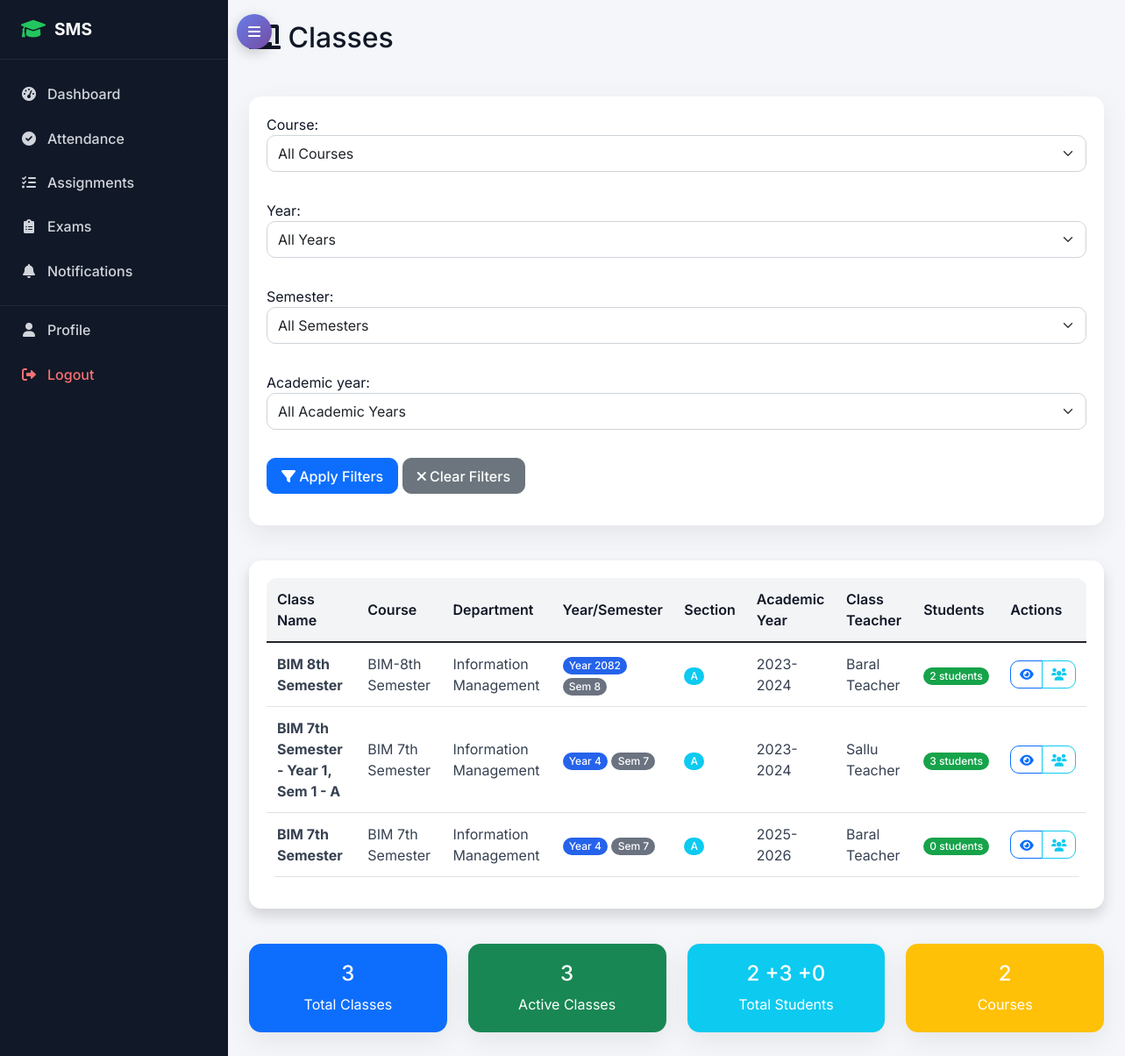
The page /academic/classes/ (signed in) on the database its author committed.
### academic/models.py (models this page shows, shortened)
class Class(models.Model):
    name = models.CharField(max_length=50)
    course = models.ForeignKey(Course, on_delete=models.CASCADE)
    year = models.PositiveIntegerField()  # 1st year, 2nd year, etc.
    semester = models.PositiveIntegerField()
    section = models.CharField(max_length=10)
    academic_year = models.ForeignKey(AcademicYear, on_delete=models.CASCADE)
    class_teacher = models.ForeignKey(TeacherProfile, on_delete=models.SET_NULL, null=True, blank=True, related_name='class_teacher_for')
    class Meta:
        unique_together = ['course', 'year', 'semester', 'section', 'academic_year']

class Course(models.Model):
    name = models.CharField(max_length=100)
    code = models.CharField(max_length=20, unique=True)
    department = models.ForeignKey(Department, on_delete=models.CASCADE)
    duration_years = models.PositiveIntegerField(default=4)
    description = models.TextField(blank=True)
    def __str__(self):
        return f"{self.name} ({self.code})"

class Department(models.Model):
    name = models.CharField(max_length=100, unique=True)
    code = models.CharField(max_length=10, unique=True)
    description = models.TextField(blank=True)
    head_of_department = models.ForeignKey(TeacherProfile, on_delete=models.SET_NULL, null=True, blank=True)
    created_at = models.DateTimeField(auto_now_add=True)

class AcademicYear(models.Model):
    year = models.CharField(max_length=20, unique=True)  # e.g., "2023-2024"
    start_date = models.DateField()
    end_date = models.DateField()
    is_current = models.BooleanField(default=False)
    def __str__(self):
        return self.year

### accounts/models.py (models this page shows, shortened)
class TeacherProfile(models.Model):
    user = models.OneToOneField(User, on_delete=models.CASCADE, related_name='teacher_profile')
    employee_id = models.CharField(max_length=20, unique=True)
    qualification = models.CharField(max_length=200)
    experience_years = models.PositiveIntegerField(default=0)
    specialization = models.CharField(max_length=100)
    joining_date = models.DateField()

class User(AbstractUser):
    USER_TYPE_CHOICES = (
        ('admin', 'Admin'),
        ('student', 'Student'),
        ('teacher', 'Teacher'),
        ('parent', 'Parent'),
    )
    user_type = models.CharField(max_length=10, choices=USER_TYPE_CHOICES)
    phone_regex = RegexValidator(regex=r'^\+?1?\d{9,15}$', message="Phone number must be entered in the format: '+999999999'. Up to 15 digits allowed.")
    phone_number = models.CharField(validators=[phone_regex], max_length=17, blank=True)
    address = models.TextField(blank=True)
    date_of_birth = models.DateField(null=True, blank=True)
    profile_picture = models.ImageField(upload_to='profile_pics/', blank=True, null=True)
    is_active = models.BooleanField(default=True)
    created_at = models.DateTimeField(auto_now_add=True)
    updated_at = models.DateTimeField(auto_now=True)

### academic/views.py (the view, shortened to what this page needs)
# urls.py: path('classes/', views.class_list, name='class_list'),
@login_required
def class_list(request):
    classes = Class.objects.select_related(
        'course', 'course__department', 'academic_year', 'class_teacher__user'
    ).annotate(
        student_count=Count('studentenrollment', filter=Q(studentenrollment__is_active=True))
    )
    filter_form = ClassFilterForm(request.GET)
    if filter_form.is_valid():
        if filter_form.cleaned_data['course']:
            classes = classes.filter(course=filter_form.cleaned_data['course'])
        if filter_form.cleaned_data['year']:
            classes = classes.filter(year=filter_form.cleaned_data['year'])
        if filter_form.cleaned_data['semester']:
            classes = classes.filter(semester=filter_form.cleaned_data['semester'])
        if filter_form.cleaned_data['academic_year']:
            classes = classes.filter(academic_year=filter_form.cleaned_data['academic_year'])
    if request.user.user_type == 'teacher':
        teacher_assignments = TeacherSubjectAssignment.objects.filter(
            teacher=request.user.teacher_profile
        )
        classes = classes.filter(
            id__in=teacher_assignments.values_list('class_assigned_id', flat=True)
        )
    context = {
        'classes': classes,
        'filter_form': filter_form,
        'can_manage': request.user.user_type == 'admin'
    }
    return render(request, 'academic/class_list.html', context)

### academic/forms.py
class ClassFilterForm(forms.Form):
    course = forms.ModelChoiceField(
        queryset=Course.objects.all(),
        required=False,
        empty_label="All Courses",
        widget=forms.Select(attrs={'class': 'form-select'})
    )
    year = forms.ChoiceField(
        choices=[('', 'All Years')] + [(i, f'Year {i}') for i in range(1, 7)],
        required=False,
        widget=forms.Select(attrs={'class': 'form-select'})
    )
    semester = forms.ChoiceField(
        choices=[('', 'All Semesters')] + [(i, f'Semester {i}') for i in range(1, 9)],
        required=False,
        widget=forms.Select(attrs={'class': 'form-select'})
    )
    academic_year = forms.ModelChoiceField(
        queryset=AcademicYear.objects.all(),
        required=False,
        empty_label="All Academic Years",
        widget=forms.Select(attrs={'class': 'form-select'})
    )

### attendance/models.py (called while the page is built, shortened)
    def calculate_scheduled_hours(self):
        weekday = self.date.weekday()
        schedules = TeacherSchedule.objects.filter(
            teacher=self.teacher,
            day_of_week=weekday,
            is_active=True
        )
        total_minutes = sum(schedule.duration_minutes for schedule in schedules)
        self.scheduled_hours = round(total_minutes / 60, 2)
        self.classes_scheduled = schedules.count()
        return self.scheduled_hours

    def calculate_hours(self):
        if self.first_activity_time and self.last_activity_time:
            delta = self.last_activity_time - self.first_activity_time
            self.total_hours = round(delta.total_seconds() / 3600, 2)
        elif self.check_in_time and self.check_out_time:
            check_in = datetime.combine(self.date, self.check_in_time)
            check_out = datetime.combine(self.date, self.check_out_time)
            delta = check_out - check_in
            self.total_hours = round(delta.total_seconds() / 3600, 2)
        return self.total_hours

    def calculate_attendance_percentage(self):
        if self.classes_scheduled > 0:
            self.attendance_percentage = (self.classes_attended / self.classes_scheduled) * 100
        else:
            self.attendance_percentage = 0
        return self.attendance_percentage

    def has_performed_duties(self):
        attendance_sessions = AttendanceSession.objects.filter(
            teacher_assignment__teacher=self.teacher,
            date=self.date,
            is_completed=True
        )
        if attendance_sessions.exists():
            return True

### templates/academic/class_list.html (shortened to what this page needs)
{% extends 'base.html' %}
{% block content %}
<div class="row">
    <div class="col-12">
        <div class="d-flex justify-content-between align-items-center mb-4">
            <h2><i class="fas fa-chalkboard"></i> Classes</h2>
        </div>
    </div>
</div>
<div class="row mb-4">
    <div class="col-12">
        <div class="card">
            <div class="card-body">
                <form method="get" class="row g-3">
                    {{ filter_form.as_p }}
                    <div class="col-md-12">
                        <button type="submit" class="btn btn-primary">
                            <i class="fas fa-filter"></i> Apply Filters
                        </button>
                        <a href="{% url 'academic:class_list' %}" class="btn btn-secondary">
                            <i class="fas fa-times"></i> Clear Filters
                        </a>
                    </div>
                </form>
            </div>
        </div>
    </div>
</div>
<div class="row">
    <div class="col-12">
        <div class="card shadow">
            <div class="card-body">
                {% if classes %}
                <div class="table-responsive">
                    <table class="table table-hover">
                        <thead>
                            <tr>
                                <th>Class Name</th>
                                <th>Course</th>
                                <th>Department</th>
                                <th>Year/Semester</th>
                                <th>Section</th>
                                <th>Academic Year</th>
                                <th>Class Teacher</th>
                                <th>Students</th>
                                <th>Actions</th>
                            </tr>
                        </thead>
                        <tbody>
                            {% for class in classes %}
                            <tr>
                                <td>
                                    <strong>{{ class.name }}</strong>
                                </td>
                                <td>{{ class.course.name }}</td>
                                <td>{{ class.course.department.name }}</td>
                                <td>
                                    <span class="badge bg-primary">Year {{ class.year }}</span>
                                    <span class="badge bg-secondary">Sem {{ class.semester }}</span>
                                </td>
                                <td>
                                    <span class="badge bg-info">{{ class.section }}</span>
                                </td>
                                <td>{{ class.academic_year.year }}</td>
                                <td>
                                    {% if class.class_teacher %}
                                        {{ class.class_teacher.user.get_full_name }}
                                    {% else %}
                                        <span class="text-muted">Not assigned</span>
                                    {% endif %}
                                </td>
                                <td>
                                    <span class="badge bg-success">{{ class.student_count }} students</span>
                                </td>
                                <td>
                                    <div class="btn-group" role="group">
                                        <a href="{% url 'academic:class_detail' class.id %}"
                                           class="btn btn-sm btn-outline-primary" title="View Details">
                                            <i class="fas fa-eye"></i>
                                        </a>
                                        {% if user.user_type == 'teacher' or can_manage %}
                                        <a href="{% url 'academic:teacher_class_students' class.id %}"
                                           class="btn btn-sm btn-outline-info" title="View Students">
                                            <i class="fas fa-users"></i>
                                        </a>
                                        {% endif %}
                                    </div>
                                </td>
                            </tr>
                            {% endfor %}
                        </tbody>
                    </table>
                </div>
                {% endif %}
            </div>
        </div>
    </div>
</div>
{% if classes %}
<div class="row mt-4">
    <div class="col-md-3">
        <div class="card bg-primary text-white">
            <div class="card-body text-center">
                <h4>{{ classes|length }}</h4>
                <p class="mb-0">Total Classes</p>
            </div>
        </div>
    </div>
    <div class="col-md-3">
        <div class="card bg-success text-white">
            <div class="card-body text-center">
                <h4>{{ classes|length }}</h4>
                <p class="mb-0">Active Classes</p>
            </div>
        </div>
    </div>
    <div class="col-md-3">
        <div class="card bg-info text-white">
            <div class="card-body text-center">
                <h4>
                    {% for class in classes %}
                        {% if forloop.first %}{{ class.student_count }}{% endif %}
                        {% if not forloop.first %}+{{ class.student_count }}{% endif %}
                    {% endfor %}
                </h4>
                <p class="mb-0">Total Students</p>
            </div>
        </div>
    </div>
    <div class="col-md-3">
        <div class="card bg-warning text-white">
            <div class="card-body text-center">
                <h4>
                    {% regroup classes by course as course_groups %}
                    {{ course_groups|length }}
                </h4>
                <p class="mb-0">Courses</p>
            </div>
        </div>
    </div>
</div>
{% endif %}
{% endblock %}

### rows shown on the page
Class: name "BIM 8th Semester", course.name "BIM-8th Semester", course.department.name "Information Management", year "2082", semester "8", section "A", academic_year.year "2023-2024", class_teacher.user.get_full_name "Baral Teacher", student_count "2"
Class: name "BIM 7th Semester - Year 1, Sem 1 - A", course.name "BIM 7th Semester", course.department.name "Information Management", year "4", semester "7", section "A", academic_year.year "2023-2024", class_teacher.user.get_full_name "Sallu Teacher", student_count "3"
Class: name "BIM 7th Semester", course.name "BIM 7th Semester", course.department.name "Information Management", year "4", semester "7", section "A", academic_year.year "2025-2026", class_teacher.user.get_full_name "Baral Teacher", student_count "0"

### other values the page prints
{{ classes|length }} "3"
{{ course_groups|length }} "2"
